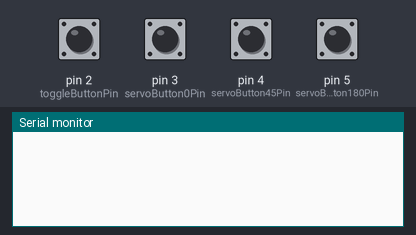
Recording of a sketch running on a simulated Arduino Uno, built with avr-gcc and run on an emulated ATmega328P. Parts: the last lines printed to the serial monitor. Inputs (shaded band) come from the test bench; at power-on: pin 2 (toggleButtonPin), pin 3 (servoButton0Pin), pin 4 (servoButton45Pin), pin 5 (servoButton180Pin) HIGH. No radio packets arrive unless stated.

Above: at 1.2 s.
1.3 s: pin 2 (toggleButtonPin) pulled LOW for 0.15 s
At 2.6 s:
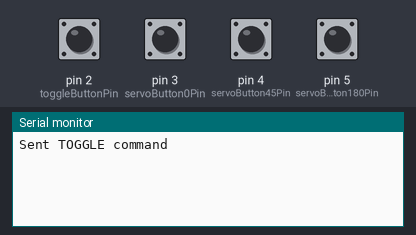
2.9 s: pin 3 (servoButton0Pin) pulled LOW for 0.15 s
At 4.0 s:
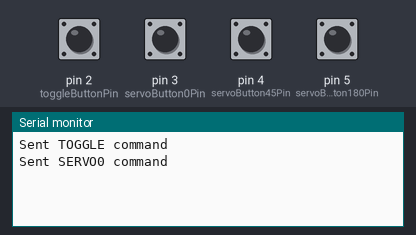
4.5 s: pin 4 (servoButton45Pin) pulled LOW for 0.15 s
At 5.3 s:
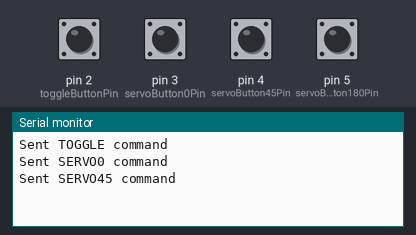
6.1 s: pin 5 (servoButton180Pin) pulled LOW for 0.15 s
At 7.7 s:
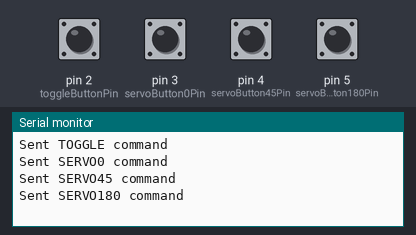

Measured:
- after the input at 1.3 s, the serial monitor: prints a new line after 0.11 s (image 1)
- after the input at 2.9 s, the serial monitor: prints a new line after 0.11 s (image 2)
- after the input at 4.5 s, the serial monitor: prints a new line after 0.11 s (image 3)
- after the input at 6.1 s, the serial monitor: prints a new line after 0.11 s (image 4)

The sketch:

Transmitter.ino
```cpp
#include <RH_ASK.h>
#include <SPI.h>

RH_ASK driver(2000, 11, 12, 10);

// Button pin definitions
const int toggleButtonPin = 2;    // For LED toggle command ("TOGGLE")
const int servoButton0Pin = 3;      // For servo position 0° ("SERVO0")
const int servoButton45Pin = 4;     // For servo position 45° ("SERVO45")
const int servoButton180Pin = 5;    // For servo position 180° ("SERVO180")

// Control flag to enable transmitter actions
bool runTransmitter = true;

// Debounce variables for toggle button
int lastToggleButtonState = HIGH;
int toggleButtonState = HIGH;
unsigned long lastDebounceTimeToggle = 0;

// Debounce variables for servo button (0°)
int lastServoButton0State = HIGH;
int servoButton0State = HIGH;
unsigned long lastDebounceTime0 = 0;

// Debounce variables for servo button (45°)
int lastServoButton45State = HIGH;
int servoButton45State = HIGH;
unsigned long lastDebounceTime45 = 0;

// Debounce variables for servo button (180°)
int lastServoButton180State = HIGH;
int servoButton180State = HIGH;
unsigned long lastDebounceTime180 = 0;

const unsigned long debounceDelay = 50;  // milliseconds

void setup() {
  Serial.begin(9600);
  if (!driver.init()) {
    Serial.println("RadioHead init failed");
  }

  // Initialize push button pins with internal pull-up resistors
  pinMode(toggleButtonPin, INPUT_PULLUP);
  pinMode(servoButton0Pin, INPUT_PULLUP);
  pinMode(servoButton45Pin, INPUT_PULLUP);
  pinMode(servoButton180Pin, INPUT_PULLUP);
}

void loop() {
  if (runTransmitter) {
    // --- Check Toggle Button for LED ---
    int readingToggle = digitalRead(toggleButtonPin);
    if (readingToggle != lastToggleButtonState) {
      lastDebounceTimeToggle = millis();
    }
    if ((millis() - lastDebounceTimeToggle) > debounceDelay) {
      if (readingToggle != toggleButtonState) {
        toggleButtonState = readingToggle;
        if (toggleButtonState == LOW) {  // Button pressed
          const char* msg = "TOGGLE";
          driver.send((uint8_t *)msg, strlen(msg));
          driver.waitPacketSent();
          Serial.println("Sent TOGGLE command");
          delay(500);
        }
      }
    }
    lastToggleButtonState = readingToggle;

    // --- Check Servo Button for 0° ---
    int reading0 = digitalRead(servoButton0Pin);
    if (reading0 != lastServoButton0State) {
      lastDebounceTime0 = millis();
    }
    if ((millis() - lastDebounceTime0) > debounceDelay) {
      if (reading0 != servoButton0State) {
        servoButton0State = reading0;
        if (servoButton0State == LOW) {
          const char* msg = "SERVO0";
          driver.send((uint8_t *)msg, strlen(msg));
          driver.waitPacketSent();
          Serial.println("Sent SERVO0 command");
          delay(500);
        }
      }
    }
    lastServoButton0State = reading0;

    // --- Check Servo Button for 45° ---
    int reading45 = digitalRead(servoButton45Pin);
    if (reading45 != lastServoButton45State) {
      lastDebounceTime45 = millis();
    }
    if ((millis() - lastDebounceTime45) > debounceDelay) {
      if (reading45 != servoButton45State) {
        servoButton45State = reading45;
        if (servoButton45State == LOW) {
          const char* msg = "SERVO45";
          driver.send((uint8_t *)msg, strlen(msg));
          driver.waitPacketSent();
          Serial.println("Sent SERVO45 command");
          delay(500);
        }
      }
    }
    lastServoButton45State = reading45;

    // --- Check Servo Button for 180° ---
    int reading180 = digitalRead(servoButton180Pin);
    if (reading180 != lastServoButton180State) {
      lastDebounceTime180 = millis();
    }
    if ((millis() - lastDebounceTime180) > debounceDelay) {
      if (reading180 != servoButton180State) {
        servoButton180State = reading180;
        if (servoButton180State == LOW) {
          const char* msg = "SERVO180";
          driver.send((uint8_t *)msg, strlen(msg));
          driver.waitPacketSent();
          Serial.println("Sent SERVO180 command");
          delay(500);
        }
      }
    }
    lastServoButton180State = reading180;
  }
}
```
